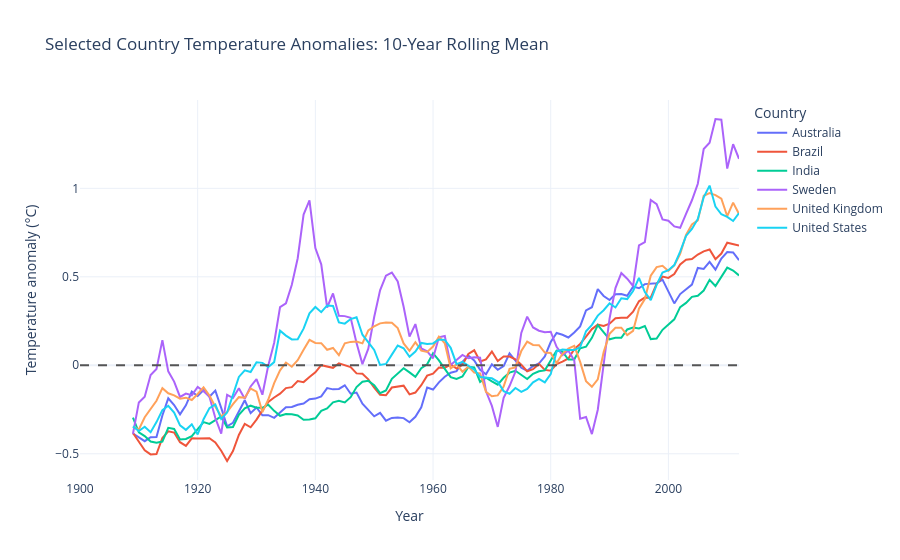

Notebook source saved alongside this figure:
### Code cell
selected_countries = [
    "Sweden",
    "United Kingdom",
    "United States",
    "India",
    "Brazil",
    "Australia",
]

country_plot_data = country_annual.loc[
    country_annual["country"].isin(selected_countries)
    & country_annual["year"].ge(1900)
].copy()

country_plot_data["anomaly_10_year_mean_c"] = (
    country_plot_data
    .groupby("country")["temperature_anomaly_c"]
    .transform(
        lambda values: values.rolling(
            window=10,
            min_periods=10,
        ).mean()
    )
)

country_figure = px.line(
    country_plot_data,
    x="year",
    y="anomaly_10_year_mean_c",
    color="country",
    title=(
        "Selected Country Temperature Anomalies: "
        "10-Year Rolling Mean"
    ),
    labels={
        "year": "Year",
        "anomaly_10_year_mean_c":
            "Temperature anomaly (°C)",
        "country": "Country",
    },
    template="plotly_white",
)

country_figure.add_hline(
    y=0,
    line_dash="dash",
    line_color="#555555",
)

country_figure.update_layout(
    hovermode="x unified",
    legend_title="Country",
)

country_figure.show()
